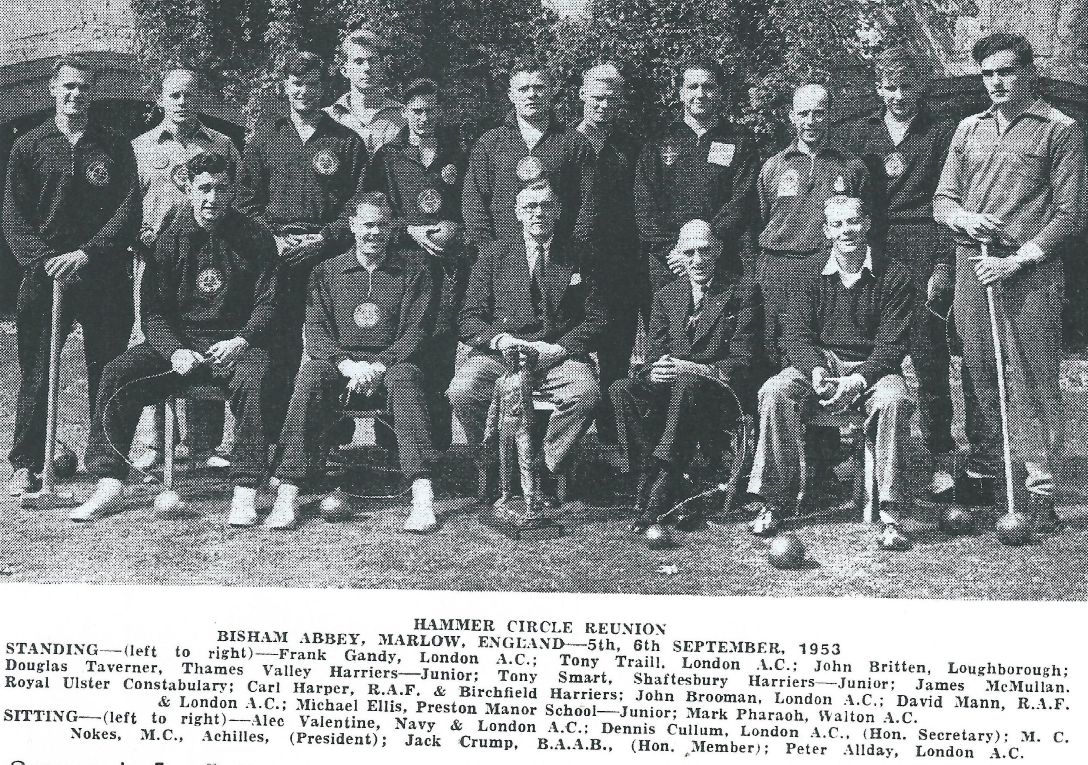
#> input picture assets/gallery/1953 HCR Photo Bisham Abbey.jpg, 3262 x 2293 px (shown at 1/3 size); its folder holds only this picture in this run
$ python resizeim.py
#> lines starting #> are read from the running program, lines starting #| are printed output that depends on the picture
import os
from PIL import Image

# Configuration
folder = 'assets/gallery'
target_size = (300, 300)  # Resize target (width, height)

# Supported image formats
supported_formats = ('.jpg', '.jpeg', '.png', '.webp')

# Loop through all files in the folder
for filename in os.listdir(folder):
    if filename.lower().endswith(supported_formats):
        file_path = os.path.join(folder, filename)

        with Image.open(file_path) as img:
#> img is the input picture: PIL image 3262x2293 RGB; mean R, G, B 133.7, 137.9, 138.8
            img = img.convert('RGB')  # Ensure compatibility

            width, height = img.size
#> width = 3262; height = 2293
            min_dim = min(width, height)
#> min_dim = 2293

            if height > width:
                # Portrait: crop top square
                left = 0
                top = 0
                right = min_dim
                bottom = min_dim
            else:
                # Landscape or square: center crop
                left = (width - min_dim) // 2
#> left = 484
                top = (height - min_dim) // 2
#> top = 0
                right = left + min_dim
#> right = 2777
                bottom = top + min_dim
#> bottom = 2293

            img = img.crop((left, top, right, bottom))
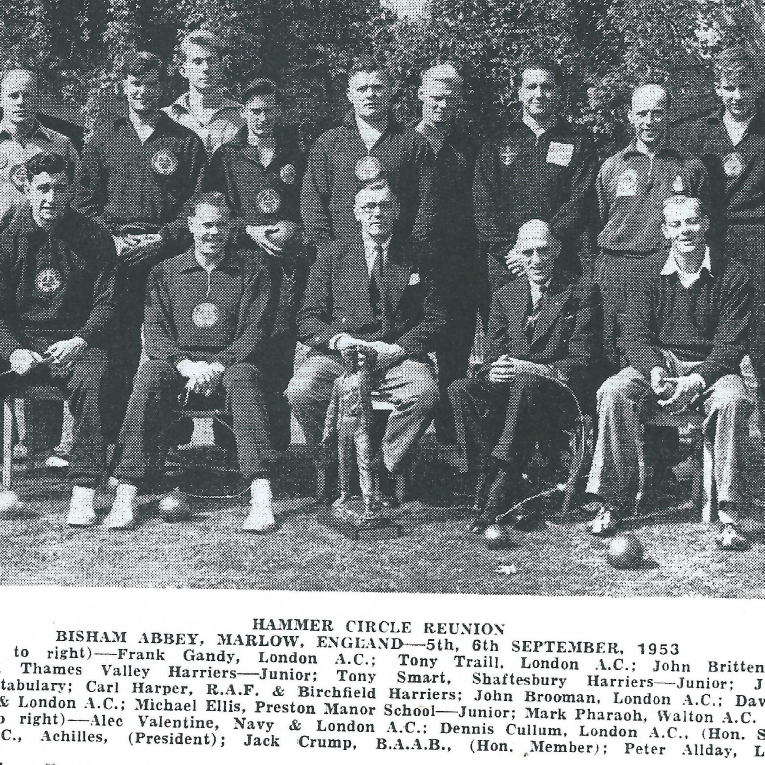
#> img: PIL image 2293x2293 RGB (shown at 1/3 size); mean R, G, B 130, 134.5, 135.3

            # Resize to target size
            img = img.resize(target_size, Image.Resampling.LANCZOS)
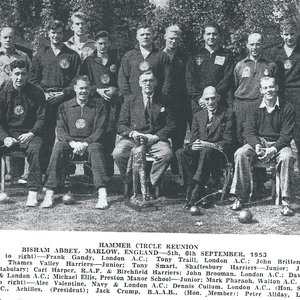
#> img: PIL image 300x300 RGB; mean R, G, B 129.7, 134.2, 135

            img.save(file_path, format='JPEG', quality=85)  # Overwrite original file

        print(f"Resized and cropped {filename} in place.")

print("Batch resizing and cropping complete!")
